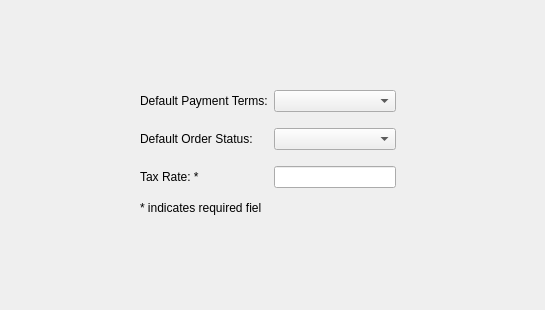
<?xml version="1.0" encoding="UTF-8"?>
<ui version="4.0">
 <class>wizardPage5</class>
 <widget class="QWizardPage" name="wizardPage5">
  <property name="geometry">
   <rect>
    <x>0</x>
    <y>0</y>
    <width>545</width>
    <height>310</height>
   </rect>
  </property>
  <property name="windowTitle">
   <string>WizardPage</string>
  </property>
  <property name="title">
   <string>Miscellaneous Settings</string>
  </property>
  <property name="subTitle">
   <string>Select the default payment terms, order status and the tax rate. You will be able to change these settings later by selecting &quot;Configuration Wizard...&quot; in the Edit menu.</string>
  </property>
  <attribute name="pageId">
   <string notr="true">5</string>
  </attribute>
  <widget class="QWidget" name="layoutWidget">
   <property name="geometry">
    <rect>
     <x>140</x>
     <y>80</y>
     <width>256</width>
     <height>121</height>
    </rect>
   </property>
   <layout class="QGridLayout" name="gridLayout_4">
    <item row="0" column="0">
     <widget class="QLabel" name="poDefaultPaymentTermsLabel">
      <property name="text">
       <string>Default Payment Terms:</string>
      </property>
     </widget>
    </item>
    <item row="0" column="1">
     <widget class="QComboBox" name="poDefaultPaymentTermsComboBox">
      <property name="toolTip">
       <string>Select the default payment terms</string>
      </property>
     </widget>
    </item>
    <item row="1" column="0">
     <widget class="QLabel" name="poDefaultOrderStatusLabel">
      <property name="text">
       <string>Default Order Status:</string>
      </property>
     </widget>
    </item>
    <item row="1" column="1">
     <widget class="QComboBox" name="poDefaultOrderStatusComboBox">
      <property name="toolTip">
       <string>Select the default order status</string>
      </property>
     </widget>
    </item>
    <item row="2" column="0">
     <widget class="QLabel" name="locTaxRateLabel">
      <property name="text">
       <string>Tax Rate: *</string>
      </property>
     </widget>
    </item>
    <item row="2" column="1">
     <widget class="QLineEdit" name="locTaxRateLineEdit">
      <property name="toolTip">
       <string>Enter the tax rate as a decimal, e.g., 0.14 for 14%</string>
      </property>
     </widget>
    </item>
   </layout>
  </widget>
  <widget class="QLabel" name="label">
   <property name="geometry">
    <rect>
     <x>140</x>
     <y>200</y>
     <width>121</width>
     <height>16</height>
    </rect>
   </property>
   <property name="text">
    <string>* indicates required fields</string>
   </property>
  </widget>
 </widget>
 <resources/>
 <connections/>
</ui>
